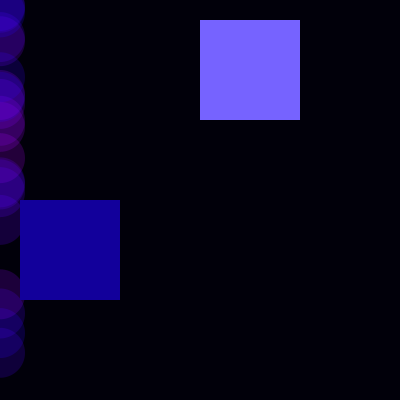
Frame 1 (no input)
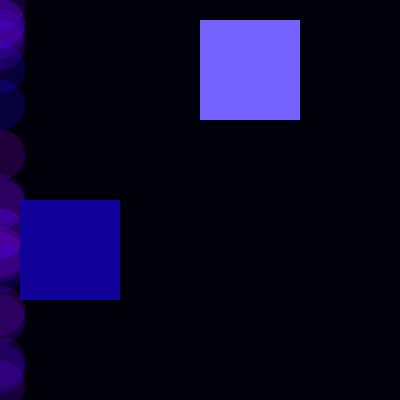
Frame 60 (the mouse pressed at the canvas centre just before this capture)
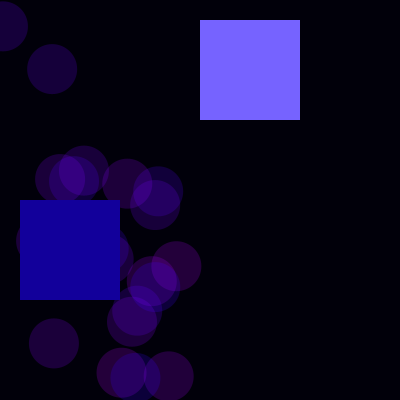
Frame 120 (the mouse held since frame 60 and released just before this capture)

The Processing sketch that drew these frames (run headless with seeded random() and noise(); from frame 60 on, the mouse is pressed at the canvas centre):

// Processing sketch: Ex_2_centralcontrol_2
// ── Ex_2_centralcontrol_2.pde
// Coding Art Book
// Yu Zhang + Mathias Funk, 2020

// colored random rectangle example 2
// with variable controlling color

void setup() {
  size(400, 400); 
  noStroke();
}

void draw() {
  colorMode(HSB);
  // 175 for blue, 100 for green
  int mainColor = 175;
  background(mainColor, 255, 10);
  fill(mainColor, 155, 255);
  rect(200, 20, 100, 100);
  for (int i = 0; i < 20; i++) {
    fill(random(mainColor, mainColor + 25), 255, 255, 50);
    ellipse(random(0, mouseX), random(0, height), 50, 50);
  }
  fill(mainColor, 255, 155);
  rect(20, 200, 100, 100);
}
